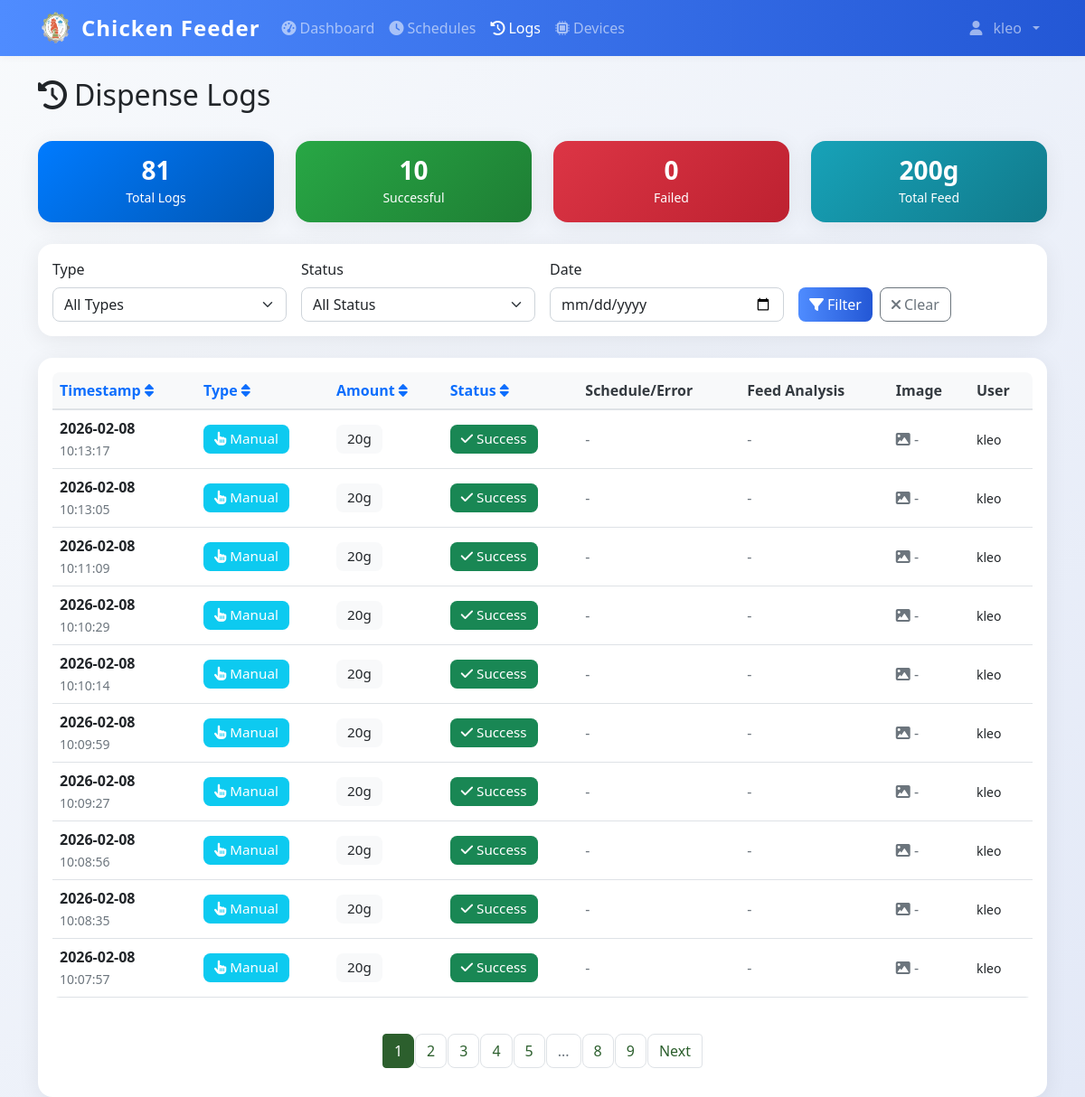
The page /logs (signed in) on the database as committed earlier.
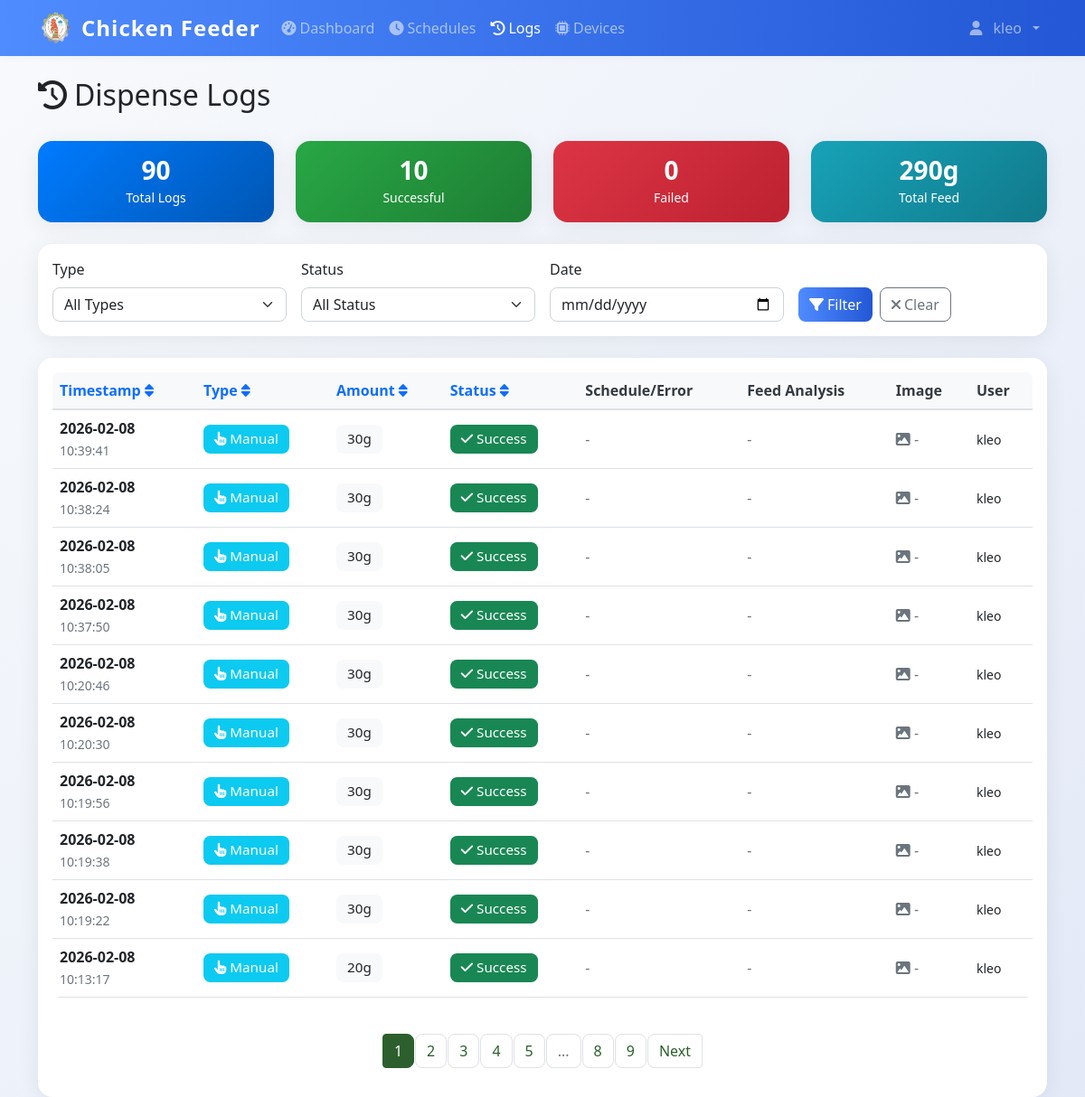
The same page on the database as committed later.
### models.py (models this page shows)
class DispenseLog(db.Model):
    id = db.Column(db.Integer, primary_key=True)
    timestamp = db.Column(db.DateTime, default=datetime.utcnow, nullable=False)
    amount_grams = db.Column(db.Integer, nullable=False)
    trigger_type = db.Column(db.String(20), nullable=False)
    schedule_id = db.Column(db.Integer, db.ForeignKey('feed_schedule.id'), nullable=True)
    status = db.Column(db.String(20), default='success')
    error_message = db.Column(db.Text, nullable=True)
    image_path = db.Column(db.String(255), nullable=True)  # Path to captured feed image
    pellet_count = db.Column(db.Integer, nullable=True)  # Number of pellets detected in image
    grams_detected = db.Column(db.Float, nullable=True)  # Estimated grams of pellets in feeder
    grams_dispensed = db.Column(db.Integer, nullable=True)  # Actual amount dispensed by servo
    triggered_by = db.Column(db.Integer, db.ForeignKey('user.id'), nullable=True)
    schedule = db.relationship('FeedSchedule', backref=db.backref('dispense_logs', lazy=True))
    user = db.relationship('User', backref=db.backref('dispense_logs', lazy=True))

class User(UserMixin, db.Model):
    id = db.Column(db.Integer, primary_key=True)
    username = db.Column(db.String(80), unique=True, nullable=False)
    email = db.Column(db.String(120), unique=True, nullable=False)
    password_hash = db.Column(db.String(120), nullable=False)
    iot_device_url = db.Column(db.String(255), nullable=True)  # e.g., 'http://192.168.1.100:5000' or 'pi_klei'
    is_admin = db.Column(db.Boolean, default=True)
    created_at = db.Column(db.DateTime, default=datetime.utcnow)

### app.py (the view)
@app.route('/logs')
@login_required
def logs():
    page = request.args.get('page', 1, type=int)
    if not current_user.is_admin:
        logs = DispenseLog.query.filter_by(triggered_by=current_user.id).order_by(DispenseLog.timestamp.desc()).paginate(
            page=page, per_page=10, error_out=False
        )
    else:
        logs = DispenseLog.query.order_by(DispenseLog.timestamp.desc()).paginate(
            page=page, per_page=10, error_out=False
        )
    return render_template('logs.html', logs=logs)

### app.py (called while the page is built)
@login_manager.user_loader
def load_user(user_id):
    return db.session.get(User, int(user_id))

@app.context_processor
def inject_datetime():
    return {'datetime': datetime}

@app.before_request
def restrict_admin_from_user_pages():
    if current_user.is_authenticated and getattr(current_user, 'is_admin', False):
        admin_paths = ['/admin', '/admin/', '/admin/dashboard', '/admin/config', '/admin/create', '/admin/feed-ratio']
        if not any(request.path.startswith(p) for p in admin_paths):
            if not request.path.startswith('/static') and not request.path.startswith('/logout'):
                return redirect(url_for('admin.dashboard'))

### templates/logs.html (shortened to what the changed rows need)
{% extends "base.html" %}
{% block content %}
<div class="container mt-4">
    <div class="row mb-4">
        <div class="col">
            <h1 class="h2">
                <i class="fas fa-history me-2"></i>Dispense Logs
            </h1>
        </div>
    </div>
    {% if not logs or not logs.items %}
    <div class="text-center text-muted py-5">
        <i class="fas fa-clipboard-list fa-4x mb-3"></i>
        <h4>No Logs Available</h4>
        <p class="mb-4">No log data found. Dispense logs will appear here once you start feeding.</p>
        <a href="{{ url_for('dashboard') }}" class="btn btn-primary">
            <i class="fas fa-tachometer-alt me-2"></i>Go to Dashboard
        </a>
    </div>
    {% else %}
    <div class="row my-4">
        <div class="col-md-3">
            <div class="card bg-primary text-white">
                <div class="card-body text-center">
                    <h3 class="mb-0">{{ logs.total }}</h3>
                    <small>Total Logs</small>
                </div>
            </div>
        </div>
        <div class="col-md-3">
            <div class="card bg-success text-white">
                <div class="card-body text-center">
                    <h3 class="mb-0">{{ logs.items|selectattr('status', 'equalto', 'success')|list|length }}</h3>
                    <small>Successful</small>
                </div>
            </div>
        </div>
        <div class="col-md-3">
            <div class="card bg-danger text-white">
                <div class="card-body text-center">
                    <h3 class="mb-0">{{ logs.items|selectattr('status', 'equalto', 'failure')|list|length }}</h3>
                    <small>Failed</small>
                </div>
            </div>
        </div>
        <div class="col-md-3">
            <div class="card bg-info text-white">
                <div class="card-body text-center">
                    <h3 class="mb-0">{{ logs.items|sum(attribute='amount_grams') }}g</h3>
                    <small>Total Feed</small>
                </div>
            </div>
        </div>
    </div>
    <div class="card mb-4">
        <div class="card-body">
            <div class="row g-3">
                <div class="col-md-3">
                    <label for="filter-type" class="form-label">Type</label>
                    <select class="form-select" id="filter-type">
                        <option value="">All Types</option>
                    </select>
                </div>
                <div class="col-md-3">
                    <label for="filter-status" class="form-label">Status</label>
                    <select class="form-select" id="filter-status">
                        <option value="">All Status</option>
                    </select>
                </div>
                <div class="col-md-3">
                    <label for="filter-date" class="form-label">Date</label>
                    <input type="date" class="form-control" id="filter-date">
                </div>
                <div class="col-md-3">
                    <label class="form-label">&nbsp;</label>
                    <div class="d-flex gap-2">
                        <button class="btn btn-primary" onclick="applyFilters()">
                            <i class="fas fa-filter me-1"></i>Filter
                        </button>
                        <button class="btn btn-outline-secondary" onclick="clearFilters()">
                            <i class="fas fa-times me-1"></i>Clear
                        </button>
                    </div>
                </div>
            </div>
        </div>
    </div>
    <div class="card">
        <div class="card-body">
            {% if logs.items %}
            <div class="table-responsive">
                <table class="table table-hover">
                    <thead>
                        <tr>
                            <th>
                                <a href="#" onclick="sortTable('timestamp')" class="text-decoration-none">
                                    Timestamp <i class="fas fa-sort"></i>
                                </a>
                            </th>
                            <th>
                                <a href="#" onclick="sortTable('type')" class="text-decoration-none">
                                    Type <i class="fas fa-sort"></i>
                                </a>
                            </th>
                            <th>
                                <a href="#" onclick="sortTable('amount')" class="text-decoration-none">
                                    Amount <i class="fas fa-sort"></i>
                                </a>
                            </th>
                            <th>
                                <a href="#" onclick="sortTable('status')" class="text-decoration-none">
                                    Status <i class="fas fa-sort"></i>
                                </a>
                            </th>
                            <th>Schedule/Error</th>
                            <th>Feed Analysis</th>
                            <th>Image</th>
                            <th>User</th>
                        </tr>
                    </thead>
                    <tbody id="logs-table-body">
                        {% for log in logs.items %}
                        <tr class="log-row"
                            data-type="{{ log.trigger_type }}"
                            data-status="{{ log.status }}"
                            data-date="{{ log.timestamp.strftime('%Y-%m-%d') }}">
                            <td>
                                <div>
                                    <strong>{{ log.timestamp.strftime('%Y-%m-%d') }}</strong>
                                </div>
                                <small class="text-muted">{{ log.timestamp.strftime('%H:%M:%S') }}</small>
                            </td>
                            <td>
                                {% if log.trigger_type == 'manual' %}
                                    <span class="badge bg-info">
                                        <i class="fas fa-hand-pointer me-1"></i>Manual
                                    </span>
                                {% else %}
                                    <span class="badge bg-primary">
                                        <i class="fas fa-clock me-1"></i>Scheduled
                                    </span>
                                {% endif %}
                            </td>
                            <td>
                                <span class="badge bg-light text-dark">{{ log.amount_grams }}g</span>
                            </td>
                            <td>
                                {% if log.status == 'success' %}
                                    <span class="badge bg-success">
                                        <i class="fas fa-check me-1"></i>Success
                                    </span>
                                {% else %}
                                    <span class="badge bg-danger">
                                        <i class="fas fa-times me-1"></i>Failed
                                    </span>
                                {% endif %}
                            </td>
                            <td style="max-width: 350px;">
                                {% if log.schedule %}
                                    <div>
                                        <strong>{{ log.schedule.name }}</strong>
                                    </div>
                                    <small class="text-muted">{{ log.schedule.feed_time.strftime('%I:%M %p') }}</small>
                                {% elif log.error_message %}
                                    <div class="text-danger" title="{{ log.error_message }}" style="cursor: help;">
                                        <i class="fas fa-exclamation-triangle me-1"></i>
                                        <small>{{ log.error_message[:100] }}{% if log.error_message|length > 100 %}...{% endif %}</small>
                                    </div>
                                {% else %}
                                    <span class="text-muted">-</span>
                                {% endif %}
                            </td>
                            <td>
                                {% if log.pellet_count is not none or log.grams_detected is not none or log.grams_dispensed is not none %}
                                    <button class="btn btn-sm btn-outline-info"
                                            onclick="showFeedDetails({{ log.pellet_count or 0 }}, {{ log.grams_detected or 0 }}, {{ log.grams_dispensed or 0 }}, {{ log.amount_grams }})"
                                            title="View feed analysis details">
                                        <i class="fas fa-chart-pie me-1"></i>Details
                                    </button>
                                {% else %}
                                    <span class="text-muted">-</span>
                                {% endif %}
                            </td>
                            <td>
                                {% if log.image_path %}
                                    <img src="{{ url_for('static', filename=log.image_path) }}"
                                         alt="Feed Image"
                                         class="img-thumbnail"
                                         style="width: 60px; height: 45px; object-fit: cover; cursor: pointer;"
                                         onclick="viewImage('{{ url_for('static', filename=log.image_path) }}')"
                                         title="Click to view full image">
                                {% else %}
                                    <span class="text-muted"><i class="fas fa-image"></i> -</span>
                                {% endif %}
                            </td>
                            <td>
                                {% if log.user %}
                                    <small>{{ log.user.username }}</small>
                                {% else %}
                                    <small class="text-muted">System</small>
                                {% endif %}
                            </td>
                        </tr>
                        {% endfor %}
                    </tbody>
                </table>
            </div>
            {% if logs.pages > 1 %}
            <nav aria-label="Logs pagination" class="mt-4">
                <ul class="pagination justify-content-center">
                    {% for page_num in logs.iter_pages() %}
                        {% if page_num %}
                            {% if page_num != logs.page %}
                                <li class="page-item">
                                    <a class="page-link" href="{{ url_for('logs', page=page_num) }}">{{ page_num }}</a>
                                </li>
                            {% else %}
                                <li class="page-item active">
                                    <span class="page-link">{{ page_num }}</span>
                                </li>
                            {% endif %}
                        {% else %}
                            <li class="page-item disabled">
                                <span class="page-link">...</span>
                            </li>
                        {% endif %}
                    {% endfor %}
                    {% if logs.has_next %}
                        <li class="page-item">
                            <a class="page-link" href="{{ url_for('logs', page=logs.next_num) }}">Next</a>
                        </li>
                    {% endif %}
                </ul>
            </nav>
            {% endif %}
            {% endif %}
        </div>
    </div>
</div>
{% endif %}
{% endblock %}

Rows that differ between the two databases and show on the page:
no longer on this page (row unchanged): DispenseLog: timestamp "2026-02-08", timestamp "10:13:05", trigger_type "manual" (drawn), amount_grams "20", status "success" (drawn), user.username "kleo"
no longer on this page (row unchanged): DispenseLog: timestamp "2026-02-08", timestamp "10:11:09", trigger_type "manual" (drawn), amount_grams "20", status "success" (drawn), user.username "kleo"
no longer on this page (row unchanged): DispenseLog: timestamp "2026-02-08", timestamp "10:10:29", trigger_type "manual" (drawn), amount_grams "20", status "success" (drawn), user.username "kleo"
no longer on this page (row unchanged): DispenseLog: timestamp "2026-02-08", timestamp "10:10:14", trigger_type "manual" (drawn), amount_grams "20", status "success" (drawn), user.username "kleo"
no longer on this page (row unchanged): DispenseLog: timestamp "2026-02-08", timestamp "10:09:59", trigger_type "manual" (drawn), amount_grams "20", status "success" (drawn), user.username "kleo"
no longer on this page (row unchanged): DispenseLog: timestamp "2026-02-08", timestamp "10:09:27", trigger_type "manual" (drawn), amount_grams "20", status "success" (drawn), user.username "kleo"
no longer on this page (row unchanged): DispenseLog: timestamp "2026-02-08", timestamp "10:08:56", trigger_type "manual" (drawn), amount_grams "20", status "success" (drawn), user.username "kleo"
no longer on this page (row unchanged): DispenseLog: timestamp "2026-02-08", timestamp "10:08:35", trigger_type "manual" (drawn), amount_grams "20", status "success" (drawn), user.username "kleo"
no longer on this page (row unchanged): DispenseLog: timestamp "2026-02-08", timestamp "10:07:57", trigger_type "manual" (drawn), amount_grams "20", status "success" (drawn), user.username "kleo"
added DispenseLog: timestamp "2026-02-08", timestamp "10:39:41", trigger_type "manual" (drawn), amount_grams "30", status "success" (drawn), user.username "kleo"
added DispenseLog: timestamp "2026-02-08", timestamp "10:38:24", trigger_type "manual" (drawn), amount_grams "30", status "success" (drawn), user.username "kleo"
added DispenseLog: timestamp "2026-02-08", timestamp "10:38:05", trigger_type "manual" (drawn), amount_grams "30", status "success" (drawn), user.username "kleo"
added DispenseLog: timestamp "2026-02-08", timestamp "10:37:50", trigger_type "manual" (drawn), amount_grams "30", status "success" (drawn), user.username "kleo"
added DispenseLog: timestamp "2026-02-08", timestamp "10:20:46", trigger_type "manual" (drawn), amount_grams "30", status "success" (drawn), user.username "kleo"
added DispenseLog: timestamp "2026-02-08", timestamp "10:20:30", trigger_type "manual" (drawn), amount_grams "30", status "success" (drawn), user.username "kleo"
added DispenseLog: timestamp "2026-02-08", timestamp "10:19:56", trigger_type "manual" (drawn), amount_grams "30", status "success" (drawn), user.username "kleo"
added DispenseLog: timestamp "2026-02-08", timestamp "10:19:38", trigger_type "manual" (drawn), amount_grams "30", status "success" (drawn), user.username "kleo"
added DispenseLog: timestamp "2026-02-08", timestamp "10:19:22", trigger_type "manual" (drawn), amount_grams "30", status "success" (drawn), user.username "kleo"
Other text that changed with them:
{{ logs.total }}: "81" → "90"
{{ logs.items|sum(attribute='amount_grams') }}: "200" → "290"
